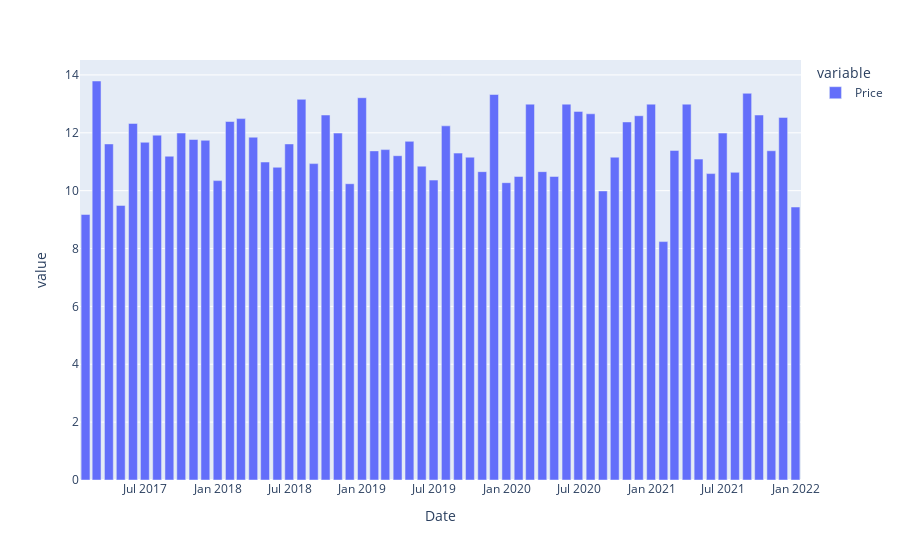

The notebook cell this image was saved under:
### Code cell
import numpy as np
import pandas as pd
import matplotlib.pyplot as plt
import seaborn as sns
import datetime
import plotly.express as px
import plotly.graph_objects as go
def process_data():
    '''
    This Function processes data from its raw form.
    '''
    data = pd.read_csv('final_test.csv')
    data.drop('Unnamed: 0',axis = 1, inplace=True)
    data['Date'] = pd.to_datetime(data['Date'])
    return data
def getTimeSeriesData(data):
    data = data[['Date','Price']]
    data.set_index('Date', inplace = True)
    return data
data = process_data()
data = getTimeSeriesData(data)

#df_month.plotot()
fig = px.bar(df_month)
#fig = px.area(data,  facet_col_wrap=2)

fig.show()

### Figure 1 — Plotly figure (JSON) as saved in the notebook; plotly's stock layout.template omitted (floating-point values rounded to 4 significant figures)
{"data": [{"alignmentgroup": "True", "hovertemplate": "variable=Price<br>Date=%{x}<br>value=%{y}<extra></extra>", "legendgroup": "Price", "marker": {"color": "#636efa"}, "name": "Price", "offsetgroup": "Price", "orientation": "v", "showlegend": true, "textposition": "auto", "type": "bar", "x": ["2017-01-31T00:00:00", "2017-02-28T00:00:00", "2017-03-31T00:00:00", "2017-04-30T00:00:00", "2017-05-31T00:00:00", "2017-06-30T00:00:00", "2017-07-31T00:00:00", "2017-08-31T00:00:00", "2017-09-30T00:00:00", "2017-10-31T00:00:00", "2017-11-30T00:00:00", "2017-12-31T00:00:00", "2018-01-31T00:00:00", "2018-02-28T00:00:00", "2018-03-31T00:00:00", "2018-04-30T00:00:00", "2018-05-31T00:00:00", "2018-06-30T00:00:00", "2018-07-31T00:00:00", "2018-08-31T00:00:00", "2018-09-30T00:00:00", "2018-10-31T00:00:00", "2018-11-30T00:00:00", "2018-12-31T00:00:00", "2019-01-31T00:00:00", "2019-02-28T00:00:00", "2019-03-31T00:00:00", "2019-04-30T00:00:00", "2019-05-31T00:00:00", "2019-06-30T00:00:00", "2019-07-31T00:00:00", "2019-08-31T00:00:00", "2019-09-30T00:00:00", "2019-10-31T00:00:00", "2019-11-30T00:00:00", "2019-12-31T00:00:00", "2020-01-31T00:00:00", "2020-02-29T00:00:00", "2020-03-31T00:00:00", "2020-04-30T00:00:00", "2020-05-31T00:00:00", "2020-06-30T00:00:00", "2020-07-31T00:00:00", "2020-08-31T00:00:00", "2020-09-30T00:00:00", "2020-10-31T00:00:00", "2020-11-30T00:00:00", "2020-12-31T00:00:00", "2021-01-31T00:00:00", "2021-02-28T00:00:00", "2021-03-31T00:00:00", "2021-04-30T00:00:00", "2021-05-31T00:00:00", "2021-06-30T00:00:00", "2021-07-31T00:00:00", "2021-08-31T00:00:00", "2021-09-30T00:00:00", "2021-10-31T00:00:00", "2021-11-30T00:00:00", "2021-12-31T00:00:00"], "xaxis": "x", "y": [9.178, 13.79, 11.61, 9.49, 12.32, 11.67, 11.92, 11.19, 11.99, 11.77, 11.74, 10.35, 12.39, 12.49, 11.85, 10.99, 10.81, 11.61, 13.16, 10.93, 12.61, 11.99, 10.24, 13.21, 11.37, 11.42, 11.21, 11.7, 10.85, 10.37, 12.24, 11.3, 11.16, 10.66, 13.32, 10.28, 10.49, 12.99, 10.66, 10.49, 12.99, 12.74, 12.66, 9.99, 11.16, 12.37, 12.59, 12.99, 8.24, 11.39, 12.99, 11.09, 10.59, 11.99, 10.63, 13.36, 12.61, 11.38, 12.53, 9.434], "yaxis": "y"}], "layout": {"barmode": "relative", "legend": {"title": {"text": "variable"}, "tracegroupgap": 0}, "margin": {"t": 60}, "xaxis": {"anchor": "y", "domain": [0, 1], "title": {"text": "Date"}}, "yaxis": {"anchor": "x", "domain": [0, 1], "title": {"text": "value"}}}}
